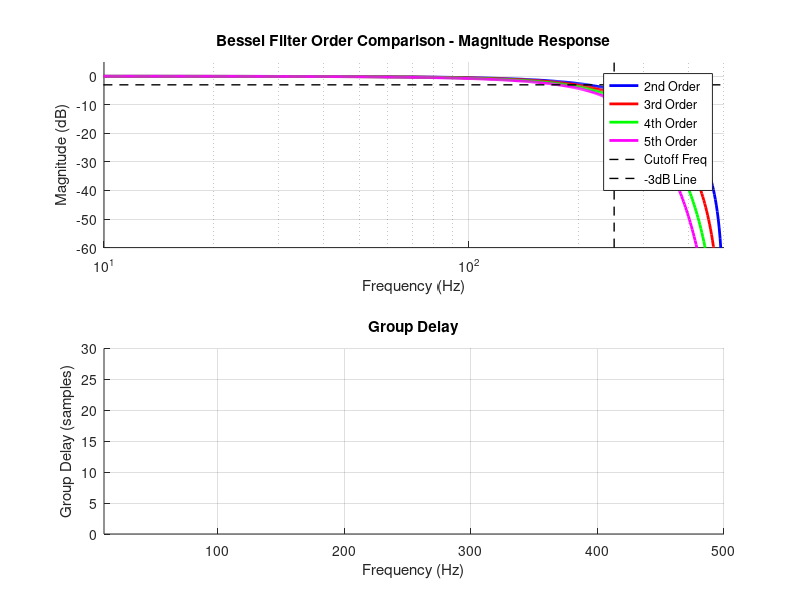

Here is the MATLAB script that generated this plot:
% Compare Bessel filter orders
pkg load signal

% Filter parameters
cutoff_freq = 250; % Hz
sampling_freq = 1000; % Hz
nyquist_freq = sampling_freq / 2;
normalized_cutoff = cutoff_freq / nyquist_freq;

% Frequency range for analysis
freq_range = logspace(0, log10(nyquist_freq), 1024);

% Colors for different orders
colors = {'b', 'r', 'g', 'm'};
orders = [2, 3, 4, 5];

figure;

% Magnitude response comparison
subplot(2,1,1);
hold on;
for i = 1:length(orders)
    [b, a] = besself(orders(i), normalized_cutoff, 'low', 'z');
    [h, w] = freqz(b, a, freq_range, sampling_freq);
    semilogx(w, 20*log10(abs(h)), colors{i}, 'LineWidth', 2);
end
plot([cutoff_freq cutoff_freq], [-60 5], 'k--', 'LineWidth', 1);
plot([1 500], [-3 -3], 'k--', 'LineWidth', 1);
title('Bessel Filter Order Comparison - Magnitude Response');
xlabel('Frequency (Hz)');
ylabel('Magnitude (dB)');
legend('2nd Order', '3rd Order', '4th Order', '5th Order', 'Cutoff Freq', '-3dB Line');
grid on;
xlim([10 500]);
ylim([-60 5]);

% Group delay comparison
subplot(2,1,2);
hold on;
for i = 1:length(orders)
    [b, a] = besself(orders(i), normalized_cutoff, 'low', 'z');
    [g, w] = grpdelay(b, a, freq_range, sampling_freq);
    plot(w, g, colors{i}, 'LineWidth', 2);
end
title('Group Delay');
xlabel('Frequency (Hz)');
ylabel('Group Delay (samples)');
grid on;
xlim([10 500]);
